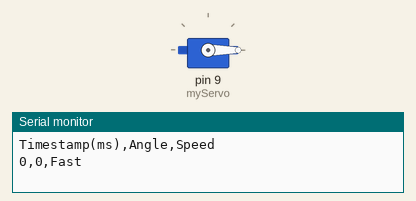
Simulated run of this sketch. Board: Arduino Uno, built with avr-gcc and run on an emulated ATmega328P. Parts: servo, the last lines printed to the serial monitor.

Above: at 0.05 s.
At 3.25 s:
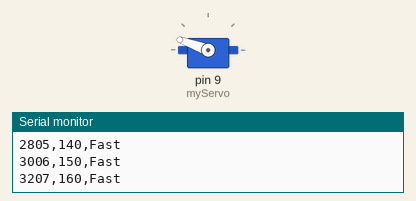
At 6.5 s:
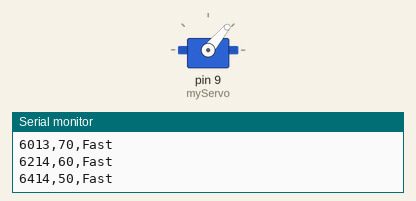
At 13.0 s:
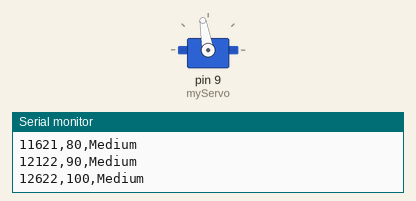
Timing chart, 0 to 16.9 s (numbered marks = the images above):
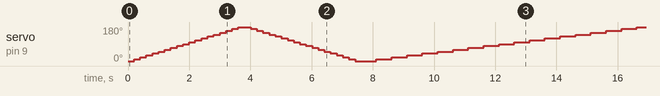

The sketch:

Lab3ServMotor.ino
```cpp
#include <Servo.h>

Servo myServo;
int angle = 0;

void setup() {
  Serial.begin(9600);
  myServo.attach(9);
  Serial.println("Timestamp(ms),Angle,Speed");
}

void loop() {
  // Fast sweep (delay 200ms)
  for (angle = 0; angle <= 180; angle += 10) {
    myServo.write(angle);
    Serial.print(millis());
    Serial.print(",");
    Serial.print(angle);
    Serial.println(",Fast");
    delay(200);
  }
  for (angle = 180; angle >= 0; angle -= 10) {
    myServo.write(angle);
    Serial.print(millis());
    Serial.print(",");
    Serial.print(angle);
    Serial.println(",Fast");
    delay(200);
  }

  // Medium sweep (delay 500ms)
  for (angle = 0; angle <= 180; angle += 10) {
    myServo.write(angle);
    Serial.print(millis());
    Serial.print(",");
    Serial.print(angle);
    Serial.println(",Medium");
    delay(500);
  }
  for (angle = 180; angle >= 0; angle -= 10) {
    myServo.write(angle);
    Serial.print(millis());
    Serial.print(",");
    Serial.print(angle);
    Serial.println(",Medium");
    delay(500);
  }

  // Slow sweep (delay 800ms)
  for (angle = 0; angle <= 180; angle += 10) {
    myServo.write(angle);
    Serial.print(millis());
    Serial.print(",");
    Serial.print(angle);
    Serial.println(",Slow");
    delay(800);
  }
  for (angle = 180; angle >= 0; angle -= 10) {
    myServo.write(angle);
    Serial.print(millis());
    Serial.print(",");
    Serial.print(angle);
    Serial.println(",Slow");
    delay(800);
  }

  // Stop execution
  while (true);
}
```
